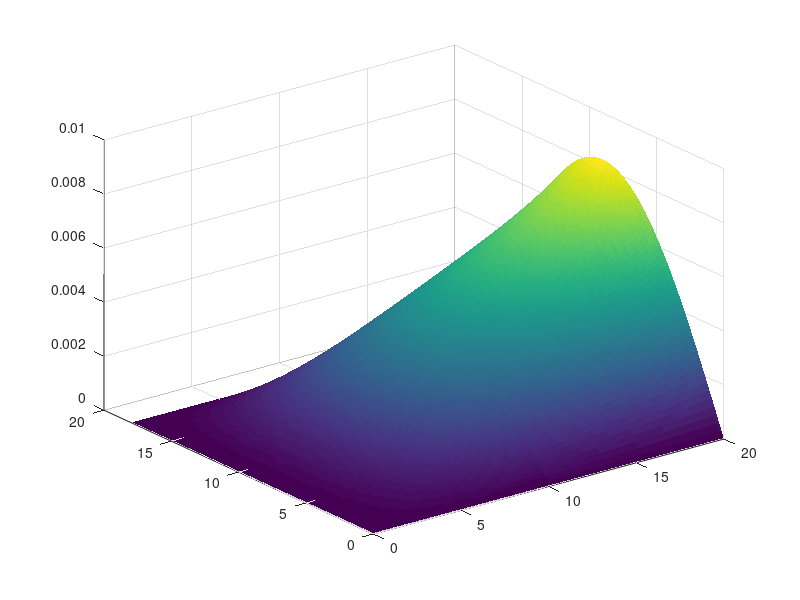

The MATLAB source for this figure: (Note: this script raises an error after producing the figure.)
%PLATE_DEFLECTION_LEVY  板の静的たわみ分布（Lévy 型の解の第1項）
%
%   x = 0 を固定端、x = lx を自由端とした板に等分布荷重 q をかけたときのたわみを、
%   y 方向に sin(n*pi*y/ly) で展開した解の第1項（n = 1）で求めてプロットする。
%
%   旧ファイル名: nijikumage.m（卒論提出後の追加検討）
%
%   See also PLATE_DEFLECTION_LEVY_UNIFORM_Y, PLATE_DEFLECTION_RITZ.

clear; clc; close all;

% 1. 材料・形状パラメータの定義
E = 3.45e9;        % ヤング率 [Pa]
nu = 0.39;         % ポアソン比 [-]
h = 0.1e-3;           % 厚さ [m]
lx = 20e-3;        % x方向の長さ [m]
ly = 18e-3;        % y方向の長さ [m]
q = 2;             % 等分布荷重 [Pa]

% 2. 係数の計算
n = 1;
alpha = (n * pi) / ly;
a = alpha * lx;
qn = (4 * q) / (n * pi);
D_flex = (E * h^3) / (12 * (1 - nu^2));
K = qn / (D_flex * alpha^4);

% 3. 係数行列 M と右辺ベクトル b
M = zeros(4, 4);

% W(0) = 0
M(1, :) = [1, 0, 0, 0];

% W'(0) = 0
M(2, :) = [0, 1, 1, 0];

% M_x(lx) = 0
M(3, :) = [(1-nu)*cosh(a), ...
           (1-nu)*sinh(a), ...
           2*sinh(a)+a*(1-nu)*cosh(a), ...
           2*cosh(a)+a*(1-nu)*sinh(a)];

% V_x(lx) = 0
M(4, :) = [(nu-1)*sinh(a), ...
           (nu-1)*cosh(a), ...
           (1+nu)*cosh(a)+a*(nu-1)*sinh(a), ...
           (1+nu)*sinh(a)+a*(nu-1)*cosh(a)];

b = [-K; 0; nu*K; 0];

% 4. 連立方程式を解いて係数 A, B, C, D を求める
coeffs = M \ b;
A = coeffs(1);
B = coeffs(2);
C = coeffs(3);
D = coeffs(4);

% 5. 空間メッシュの作成
x_vec = linspace(0, lx, 100);
y_vec = linspace(0, ly, 100);
[X, Y] = meshgrid(x_vec, y_vec);

% 6. 静的たわみ w(x,y) の計算
Z = alpha * X;
W_x = A*cosh(Z) + B*sinh(Z) + C.*Z.*cosh(Z) + D.*Z.*sinh(Z) + K;
w = W_x .* sin(alpha * Y);

% ==========================================
% たわみだけをプロット
% ==========================================
figure('Position', [100, 100, 700, 500]);
surf(X*1000, Y*1000, w*1000, 'EdgeColor', 'none');
colormap(parula);
colorbar;

title('静的たわみ分布 w [mm]');
xlabel('x (固定端→自由端) [mm]');
ylabel('y [mm]');
zlabel('たわみ [mm]');
view(-45, 30);
